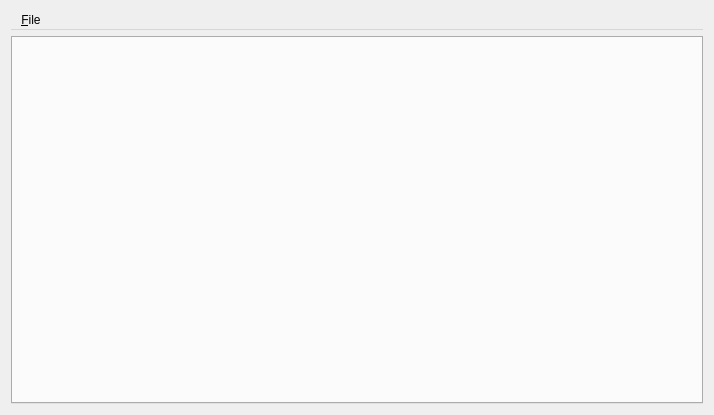
<?xml version="1.0" encoding="UTF-8"?>
<ui version="4.0">
 <class>flowGraphForm</class>
 <widget class="QWidget" name="flowGraphForm">
  <property name="geometry">
   <rect>
    <x>0</x>
    <y>0</y>
    <width>714</width>
    <height>415</height>
   </rect>
  </property>
  <property name="windowTitle">
   <string>Form</string>
  </property>
  <layout class="QVBoxLayout" name="verticalLayout">
   <item>
    <widget class="QMenuBar" name="menuBar">
     <widget class="QMenu" name="menu_File">
      <property name="title">
       <string>&amp;File</string>
      </property>
      <addaction name="actionNew_flowgraph"/>
      <addaction name="actionOpen_flowgraph"/>
      <addaction name="actionSave_flowgraph"/>
      <addaction name="actionSave_flowgraph_as"/>
     </widget>
     <addaction name="menu_File"/>
    </widget>
   </item>
   <item>
    <widget class="QTabWidget" name="tabWidget">
     <property name="currentIndex">
      <number>1</number>
     </property>
    </widget>
   </item>
  </layout>
  <action name="actionNew_flowgraph">
   <property name="text">
    <string>New flowgraph</string>
   </property>
  </action>
  <action name="actionSave_flowgraph">
   <property name="text">
    <string>Save flowgraph</string>
   </property>
  </action>
  <action name="actionSave_flowgraph_as">
   <property name="text">
    <string>Save flowgraph as...</string>
   </property>
  </action>
  <action name="actionOpen_flowgraph">
   <property name="text">
    <string>Open flowgraph...</string>
   </property>
  </action>
 </widget>
 <resources/>
 <connections/>
</ui>
